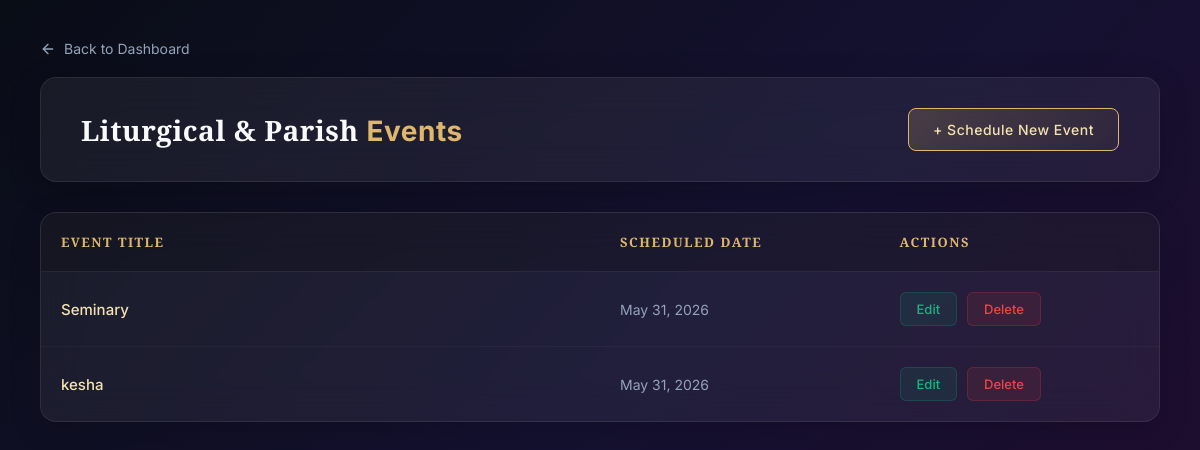
Page /admin/manage_events.php (signed in) on the committed database.
### tables this page shows
CREATE TABLE `events` (
  `id` int(11) NOT NULL,
  `title` varchar(200) DEFAULT NULL,
  `description` text DEFAULT NULL,
  `event_date` date DEFAULT NULL,
  `event_time` time DEFAULT NULL,
  `location` varchar(255) DEFAULT NULL,
  `created_at` timestamp NOT NULL DEFAULT current_timestamp()
);

### admin/manage_events.php (the view, shortened to what this page needs)
<?php
include("../config.php");
$result = mysqli_query($conn, "SELECT * FROM events ORDER BY event_date DESC");
?>
<!DOCTYPE html>
<html lang="en">
<head>
</head>
<body>
<div class="container">
    <a href="dashboard.php" class="back-link">
        <svg width="16" height="16" viewBox="0 0 24 24" fill="none" stroke="currentColor" stroke-width="2" stroke-linecap="round" stroke-linejoin="round">
            <line x1="19" y1="12" x2="5" y2="12"></line>
            <polyline points="12 19 5 12 12 5"></polyline>
        </svg>
        Back to Dashboard
    </a>
    <div class="header-panel">
        <h1>Liturgical & Parish <span>Events</span></h1>
        <a href="create_event.php" class="btn-create">+ Schedule New Event</a>
    </div>
    <div class="table-responsive">
        <table>
            <thead>
                <tr>
                    <th style="width: 50%;">Event Title</th>
                    <th style="width: 25%;">Scheduled Date</th>
                    <th style="width: 25%;">Actions</th>
                </tr>
            </thead>
            <tbody>
                <?php
                if(mysqli_num_rows($result) > 0) {
                    while($row = mysqli_fetch_assoc($result)){
                ?>
                <tr>
                    <td class="event-title">
                        <?php echo htmlspecialchars($row['title']); ?>
                    </td>
                    <td class="event-date">
                        <?php echo date('F d, Y', strtotime($row['event_date'])); ?>
                    </td>
                    <td>
                        <div class="actions-cell">
                            <a class="action-btn edit" href="edit_event.php?id=<?php echo $row['id']; ?>">
                                Edit
                            </a>
                            <a class="action-btn delete" href="delete_event.php?id=<?php echo $row['id']; ?>" onclick="return confirm('Are you sure you want to delete this liturgical event?');">
                                Delete
                            </a>
                        </div>
                    </td>
                </tr>
                <?php
                    }
                } else {
                ?>
                <tr>
                    <td colspan="3" class="empty-state">No upcoming parish events currently scheduled.</td>
                </tr>
                <?php } ?>
            </tbody>
        </table>
    </div>
</div>
</body>
</html>

### admin/manage_events.php (style rules this page uses)
:root { --bg-gradient: linear-gradient(135deg, #090d16 0%, #141130 50%, #220b2e 100%); --card-bg: rgba(255, 255, 255, 0.06); --card-border: rgba(255, 255, 255, 0.08); --glass-blur: blur(20px); --primary-gold: #dfb76c; --light-gold: #f4e3b1; --text-main: #f8fafc; --text-muted: #94a3b8; --action-edit: #10b981; --action-delete: #ef4444; }
* { margin: 0; padding: 0; box-sizing: border-box; font-family: 'Inter', sans-serif; }
body { background: var(--bg-gradient); background-attachment: fixed; min-height: 100vh; color: var(--text-main); padding: 40px; overflow-x: hidden; }
body::before { content: ""; position: fixed; top: 0; left: 0; width: 100%; height: 100%; background-image: radial-gradient(rgba(223, 183, 108, 0.03) 1px, transparent 0); background-size: 32px 32px; pointer-events: none; z-index: 0; }
.container { max-width: 1200px; margin: 0 auto; position: relative; z-index: 1; }
.back-link { display: inline-flex; align-items: center; gap: 8px; color: var(--text-muted); text-decoration: none; font-size: 14px; margin-bottom: 20px; transition: color 0.3s ease; }
.header-panel { background: var(--card-bg); backdrop-filter: var(--glass-blur); -webkit-backdrop-filter: var(--glass-blur); padding: 30px 40px; border-radius: 16px; margin-bottom: 30px; border: 1px solid var(--card-border); box-shadow: 0 8px 32px 0 rgba(0, 0, 0, 0.2); display: flex; justify-content: space-between; align-items: center; }
.header-panel h1 { font-family: 'Cinzel', serif; font-size: 28px; color: var(--text-main); letter-spacing: 0.5px; }
.header-panel h1 span { color: var(--primary-gold); }
.btn-create { background: linear-gradient(135deg, rgba(223, 183, 108, 0.2) 0%, rgba(223, 183, 108, 0.05) 100%); border: 1px solid var(--primary-gold); color: var(--light-gold); padding: 12px 24px; text-decoration: none; border-radius: 8px; font-weight: 500; font-size: 14px; letter-spacing: 0.5px; transition: all 0.3s ease; }
.table-responsive { background: var(--card-bg); backdrop-filter: var(--glass-blur); -webkit-backdrop-filter: var(--glass-blur); border-radius: 16px; border: 1px solid var(--card-border); box-shadow: 0 8px 32px 0 rgba(0, 0, 0, 0.15); overflow: hidden; }
table { width: 100%; border-collapse: collapse; text-align: left; }
th { background: rgba(0, 0, 0, 0.2); color: var(--primary-gold); font-family: 'Cinzel', serif; font-size: 13px; text-transform: uppercase; letter-spacing: 1.5px; padding: 20px; border-bottom: 1px solid var(--card-border); font-weight: 600; }
td { padding: 20px; font-size: 15px; color: var(--text-main); border-bottom: 1px solid rgba(255, 255, 255, 0.03); transition: background-color 0.3s ease; }
tr:last-child td { border-bottom: none; }
.event-title { font-weight: 500; color: var(--light-gold); }
.event-date { color: var(--text-muted); font-size: 14px; }
.actions-cell { display: flex; gap: 10px; }
.action-btn { padding: 8px 16px; text-decoration: none; font-size: 13px; font-weight: 500; border-radius: 6px; transition: all 0.2s ease; display: inline-flex; align-items: center; justify-content: center; }
.action-btn.edit { background: rgba(16, 185, 129, 0.1); color: var(--action-edit); border: 1px solid rgba(16, 185, 129, 0.2); }
.action-btn.delete { background: rgba(239, 68, 68, 0.1); color: var(--action-delete); border: 1px solid rgba(239, 68, 68, 0.2); }

### rows in the picture
events: title "Seminary", event_date "May 31, 2026"
events: title "kesha", event_date "May 31, 2026"
